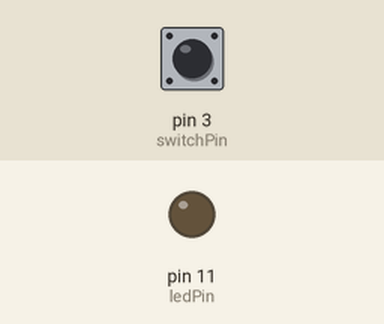
The sketch below on a simulated Arduino Uno, built with avr-gcc and run on an emulated ATmega328P. On the bench: output pins drawn as LEDs (lit = HIGH). The test bench sets the inputs (shaded band); at power-on: pin 3 (switchPin) LOW.

Above: at 1.2 s.
1.3 s: pin 3 (switchPin) pulled HIGH for 0.15 s
At 1.37 s:
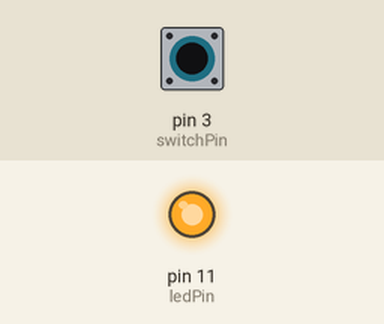
2.9 s: pin 3 (switchPin) pulled HIGH for 3.2 s
At 6.9 s:
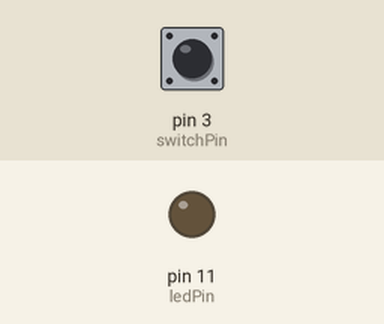
Timing chart, 0 to 8.4 s (numbered marks = the images above; inputs shaded):
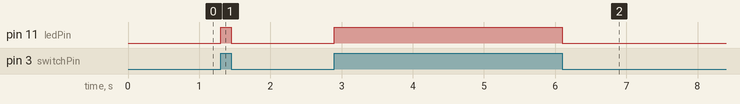

The sketch:

push_button.ino
```cpp
const int switchPin = 3; // The input pin where the pushbutton is connected
const int ledPin = 11; // The pin for the LED
int buttonStatus = 0; // buttonStatus is used to store the state of the system

void setup()
{
  pinMode(switchPin, INPUT); // Input is pin 3
  pinMode(ledPin, OUTPUT); // Output is pin 11
}

void loop()
{
  buttonStatus = digitalRead(switchPin); // Read input value and store it

  // Check whether the input is high (button pressed)
  if (buttonStatus == HIGH)
  {
    digitalWrite(ledPin, HIGH); // Turn LED on
  }
  else
  {
    digitalWrite(ledPin, LOW);
  }
}
```

Measured:
- after the input at 1.3 s, pin 11 (ledPin): LOW → HIGH at once, → LOW 0.15 s later
- after the input at 2.9 s, pin 11 (ledPin): LOW → HIGH at once, → LOW 3.2 s later
